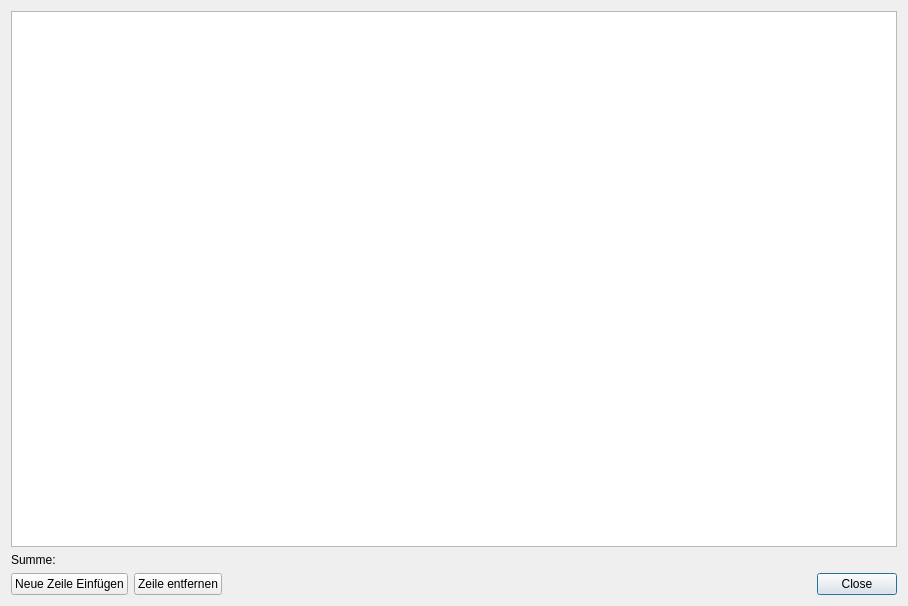
<?xml version="1.0" encoding="UTF-8"?>
<ui version="4.0">
 <class>BalanceDialogClass</class>
 <widget class="QDialog" name="BalanceDialogClass">
  <property name="geometry">
   <rect>
    <x>0</x>
    <y>0</y>
    <width>908</width>
    <height>606</height>
   </rect>
  </property>
  <property name="windowTitle">
   <string>SaldoDialog</string>
  </property>
  <layout class="QGridLayout" name="gridLayout">
   <item row="0" column="0" colspan="3">
    <widget class="QTableView" name="balanceTableView">
     <property name="alternatingRowColors">
      <bool>true</bool>
     </property>
     <property name="sortingEnabled">
      <bool>true</bool>
     </property>
     <attribute name="horizontalHeaderStretchLastSection">
      <bool>true</bool>
     </attribute>
     <attribute name="verticalHeaderVisible">
      <bool>false</bool>
     </attribute>
    </widget>
   </item>
   <item row="2" column="2">
    <widget class="QDialogButtonBox" name="buttonBox">
     <property name="standardButtons">
      <set>QDialogButtonBox::Close</set>
     </property>
    </widget>
   </item>
   <item row="1" column="0" colspan="3">
    <widget class="QLabel" name="sumLabel">
     <property name="text">
      <string extracomment="Mitgliedsbeitrags Summe">Summe: </string>
     </property>
    </widget>
   </item>
   <item row="2" column="0">
    <widget class="QPushButton" name="newRowButton">
     <property name="text">
      <string>Neue Zeile Einfügen</string>
     </property>
    </widget>
   </item>
   <item row="2" column="1">
    <widget class="QPushButton" name="deleteRowButton">
     <property name="text">
      <string>Zeile entfernen</string>
     </property>
    </widget>
   </item>
  </layout>
  <action name="actionCopy">
   <property name="text">
    <string>copy</string>
   </property>
   <property name="toolTip">
    <string>Copy</string>
   </property>
  </action>
 </widget>
 <layoutdefault spacing="6" margin="11"/>
 <resources/>
 <connections>
  <connection>
   <sender>buttonBox</sender>
   <signal>rejected()</signal>
   <receiver>BalanceDialogClass</receiver>
   <slot>close()</slot>
   <hints>
    <hint type="sourcelabel">
     <x>271</x>
     <y>338</y>
    </hint>
    <hint type="destinationlabel">
     <x>271</x>
     <y>180</y>
    </hint>
   </hints>
  </connection>
 </connections>
</ui>
